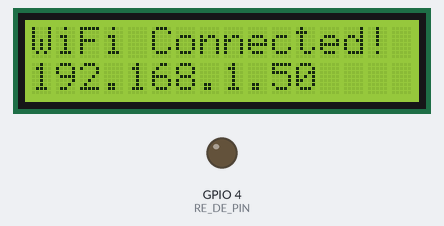
The sketch below on a simulated ESP32. On the bench: 16×2 character LCD, output pins drawn as LEDs (lit = HIGH). WiFi joins after 1.5 s; servers stay silent unless stated; uploads are accepted with an empty reply; what the sketch prints to the serial monitor is not drawn.

Above: at 2.0 s.
At 16.2 s:
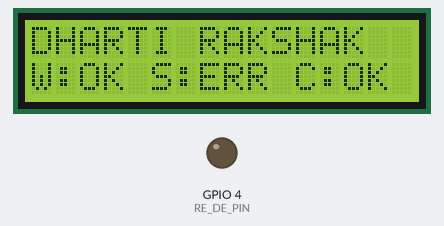
At 22.7 s:
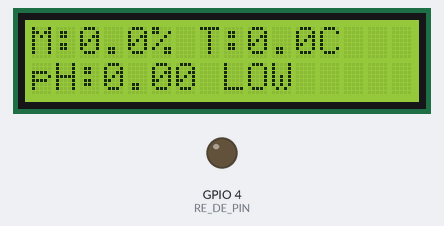
At 29.0 s:
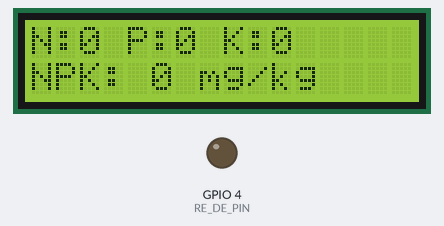

Measured:
- what the display in image 0 shows lasts 14.2 s, from 2.0 s to 16.2 s
- what the display in image 1 shows lasts 6.5 s, from 16.2 s to 22.7 s
- what the display in image 2 shows lasts 6.2 s, from 22.7 s to 28.9 s

The sketch:

dharti_rakshak_firmware.ino
```cpp
/**
 * ============================================================================
 * DHARTI RAKSHAK (धर्ती रक्षक) - Smart Soil Monitoring System
 * "Technology for Protecting the Earth"
 * ============================================================================
 * Team: Royal Challenger Kanpur
 * Members: Namit Kumar, Sanidhya Krishna Yadav, Yugant Dwivedi, Rudransh Uttam
 *
 * Hardware Architecture:
 * - Microcontroller: ESP32 Dev Module
 * - Sensor: Industrial 7-in-1 / 5-in-1 Modbus RS-485 Soil Sensor (Slave ID: 1)
 * - Transceiver: MAX485 Module (RO->GPIO 16, DI->GPIO 17, DE/RE->GPIO 4)
 * - Display: 16x2 I2C Character LCD (Address 0x27)
 * - Cloud Backend: Firebase Realtime Database (REST API over HTTPS)
 * - Dashboard: Cloudflare Pages Web App
 * ============================================================================
 */

#include <Arduino.h>
#include <WiFi.h>
#include <HTTPClient.h>
#include <WiFiClientSecure.h>
#include <Wire.h>
#include <LiquidCrystal_I2C.h>
#include <ModbusMaster.h>
#include <time.h>
#include "config.h"

// ============================================================================
// OBJECT INSTANTIATIONS
// ============================================================================
LiquidCrystal_I2C lcd(LCD_I2C_ADDR, LCD_COLS, LCD_ROWS);
ModbusMaster node;

// ============================================================================
// GLOBAL SENSOR TELEMETRY (Preserved Data Types & Ranges)
// ============================================================================
float    moisture    = 0.0; // Percentage (%)
float    temperature = 0.0; // Celsius (°C)
float    ph          = 0.0; // pH Scale (0 - 14)
uint16_t nitrogen    = 0;   // mg/kg
uint16_t phosphorus  = 0;   // mg/kg
uint16_t potassium   = 0;   // mg/kg

// System & Sensor Health State
bool sensorOnline       = false;
bool lastFirebaseSuccess = false;
uint32_t totalModbusReads = 0;
uint32_t failedModbusReads = 0;

// Non-blocking Timers
unsigned long lastSensorReadTime  = 0;
unsigned long lastLatestSyncTime  = 0;
unsigned long lastHistorySyncTime = 0;
unsigned long lastStatusSyncTime  = 0;
unsigned long lastLcdCycleTime    = 0;
unsigned long lastWifiCheckTime   = 0;

uint8_t lcdPage = 0; // Rotates: 0 = Overview, 1 = Temp/Moisture/pH, 2 = NPK Breakdown

// ============================================================================
// RS-485 FLOW DIRECTION CALLBACKS (PRESERVED)
// ============================================================================
void preTransmission() {
  digitalWrite(RE_DE_PIN, HIGH); // Driver Enable (Transmit)
  delayMicroseconds(100);
}

void postTransmission() {
  delayMicroseconds(100);
  digitalWrite(RE_DE_PIN, LOW);  // Receiver Enable (Listen)
}

// ============================================================================
// CORE LOGIC & CALCULATION FUNCTIONS (STRICTLY PRESERVED)
// ============================================================================
uint32_t getTotalNPK() {
  return (uint32_t)nitrogen + (uint32_t)phosphorus + (uint32_t)potassium;
}

String getFertility() {
  uint32_t totalNPK = getTotalNPK();
  if (totalNPK > 250) return "HIGH";
  if (totalNPK > 120) return "MEDIUM";
  return "LOW";
}

String getSoilType() {
  if (ph < 1.0) return "Connecting...";
  if (ph < 6.0) return "Acidic";
  if (ph > 7.5) return "Alkaline";
  return "Neutral";
}

bool isSuitable(const String& crop) {
  if (crop == "Wheat") return (ph >= 6.0 && ph <= 7.5 && moisture < 35.0);
  if (crop == "Rice")  return (moisture > 40.0 && ph >= 5.5);
  if (crop == "Maize") return (nitrogen > 20 && ph >= 5.8);
  return false;
}

// ============================================================================
// MODBUS SENSOR ACQUISITION ROUTINE (PRESERVED REGISTERS)
// ============================================================================
bool readSoilSensor() {
  totalModbusReads++;
  bool successAny = false;
  uint8_t result;

  // 1. Read Moisture & Temperature (Register 0x0012, 2 words)
  result = node.readHoldingRegisters(0x0012, 2);
  if (result == node.ku8MBSuccess) {
    moisture    = node.getResponseBuffer(0) / 10.0f;
    temperature = ((int16_t)node.getResponseBuffer(1)) / 10.0f;
    successAny = true;
  } else {
    Serial.printf("[MODBUS ERROR] Moisture/Temp read failed. Code: 0x%02X\n", result);
  }
  delay(20);

  // 2. Read Soil pH (Register 0x0006, 1 word)
  result = node.readHoldingRegisters(0x0006, 1);
  if (result == node.ku8MBSuccess) {
    ph = ((float)node.getResponseBuffer(0)) / 100.0f;
    successAny = true;
  } else {
    Serial.printf("[MODBUS ERROR] pH read failed. Code: 0x%02X\n", result);
  }
  delay(20);

  // 3. Read N-P-K (Register 0x001E, 3 words)
  result = node.readHoldingRegisters(0x001E, 3);
  if (result == node.ku8MBSuccess) {
    nitrogen   = node.getResponseBuffer(0);
    phosphorus = node.getResponseBuffer(1);
    potassium  = node.getResponseBuffer(2);
    successAny = true;
  } else {
    Serial.printf("[MODBUS ERROR] NPK read failed. Code: 0x%02X\n", result);
  }

  if (successAny) {
    sensorOnline = true;
  } else {
    failedModbusReads++;
    sensorOnline = false;
  }

  return successAny;
}

// ============================================================================
// FIREBASE REST API HELPER (LIGHTWEIGHT & SECURE OVER HTTPS)
// ============================================================================
bool sendFirebaseRequest(const String& path, const String& httpMethod, const String& jsonPayload) {
  if (WiFi.status() != WL_CONNECTED) {
    return false;
  }

  // Check if Firebase URL has been configured by user
  if (String(FIREBASE_HOST).indexOf("YOUR_FIREBASE_PROJECT_ID") != -1) {
    // Unconfigured template URL, print debug notice once
    static bool warned = false;
    if (!warned) {
      Serial.println("[FIREBASE NOTICE] Set your actual FIREBASE_HOST in config.h to enable cloud sync.");
      warned = true;
    }
    return false;
  }

  WiFiClientSecure client;
  client.setInsecure(); // Skip SSL certificate thumbprint validation for embedded simplicity

  HTTPClient https;
  String fullUrl = String(FIREBASE_HOST) + path + ".json";
  if (strlen(FIREBASE_AUTH) > 0) {
    fullUrl += "?auth=" + String(FIREBASE_AUTH);
  }

  if (!https.begin(client, fullUrl)) {
    Serial.println("[FIREBASE ERROR] Unable to begin HTTPS connection.");
    return false;
  }

  https.addHeader("Content-Type", "application/json");
  int httpResponseCode = -1;

  if (httpMethod == "PUT") {
    httpResponseCode = https.PUT(jsonPayload);
  } else if (httpMethod == "PATCH") {
    httpResponseCode = https.PATCH(jsonPayload);
  } else if (httpMethod == "POST") {
    httpResponseCode = https.POST(jsonPayload);
  }

  bool isSuccess = (httpResponseCode >= 200 && httpResponseCode < 300);
  if (isSuccess) {
    lastFirebaseSuccess = true;
  } else {
    Serial.printf("[FIREBASE ERROR] %s to %s failed with HTTP Code: %d\n", httpMethod.c_str(), path.c_str(), httpResponseCode);
    lastFirebaseSuccess = false;
  }

  https.end();
  return isSuccess;
}

// ============================================================================
// CLOUD SYNC ROUTINES
// ============================================================================
void uploadLatestToFirebase() {
  String json = "{";
  json += "\"moisture\":" + String(moisture, 1) + ",";
  json += "\"temperature\":" + String(temperature, 1) + ",";
  json += "\"ph\":" + String(ph, 2) + ",";
  json += "\"nitrogen\":" + String(nitrogen) + ",";
  json += "\"phosphorus\":" + String(phosphorus) + ",";
  json += "\"potassium\":" + String(potassium) + ",";
  json += "\"totalNPK\":" + String(getTotalNPK()) + ",";
  json += "\"fertility\":\"" + getFertility() + "\",";
  json += "\"soilType\":\"" + getSoilType() + "\",";
  json += "\"cropSuitability\":{";
  json += "\"wheat\":" + String(isSuitable("Wheat") ? "true" : "false") + ",";
  json += "\"rice\":" + String(isSuitable("Rice") ? "true" : "false") + ",";
  json += "\"maize\":" + String(isSuitable("Maize") ? "true" : "false");
  json += "},";
  json += "\"sensorStatus\":\"" + String(sensorOnline ? "OK" : "ERROR") + "\",";
  json += "\"timestamp\":{\".sv\":\"timestamp\"}";
  json += "}";

  String path = "/devices/" + String(DEVICE_ID) + "/latest";
  sendFirebaseRequest(path, "PUT", json);
}

void uploadHistorySnapshot() {
  String json = "{";
  json += "\"timestamp\":{\".sv\":\"timestamp\"},";
  json += "\"moisture\":" + String(moisture, 1) + ",";
  json += "\"temperature\":" + String(temperature, 1) + ",";
  json += "\"ph\":" + String(ph, 2) + ",";
  json += "\"nitrogen\":" + String(nitrogen) + ",";
  json += "\"phosphorus\":" + String(phosphorus) + ",";
  json += "\"potassium\":" + String(potassium) + ",";
  json += "\"totalNPK\":" + String(getTotalNPK());
  json += "}";

  String path = "/devices/" + String(DEVICE_ID) + "/readings";
  sendFirebaseRequest(path, "POST", json);
}

void uploadDeviceStatus() {
  String json = "{";
  json += "\"online\":true,";
  json += "\"lastSeen\":{\".sv\":\"timestamp\"},";
  json += "\"ip\":\"" + WiFi.localIP().toString() + "\",";
  json += "\"rssi\":" + String(WiFi.RSSI()) + ",";
  json += "\"wifiSSID\":\"" + String(WIFI_SSID) + "\",";
  json += "\"sensorStatus\":\"" + String(sensorOnline ? "HEALTHY" : "COMM_ERROR") + "\",";
  json += "\"firmwareVersion\":\"" + String(FIRMWARE_VERSION) + "\"";
  json += "}";

  String path = "/devices/" + String(DEVICE_ID) + "/status";
  sendFirebaseRequest(path, "PUT", json);
}

// ============================================================================
// LOCAL 16x2 LCD ROTATING TELEMETRY DISPLAY
// ============================================================================
void updateLcdDisplay() {
  lcd.clear();

  if (WiFi.status() != WL_CONNECTED) {
    lcd.setCursor(0, 0);
    lcd.print("DHARTI RAKSHAK");
    lcd.setCursor(0, 1);
    lcd.print("WiFi Reconnect..");
    return;
  }

  switch (lcdPage) {
    case 0: // System Overview Page
      lcd.setCursor(0, 0);
      lcd.print("DHARTI RAKSHAK");
      lcd.setCursor(0, 1);
      lcd.print("W:OK S:");
      lcd.print(sensorOnline ? "OK" : "ERR");
      lcd.print(" C:");
      lcd.print(lastFirebaseSuccess ? "OK" : "--");
      break;

    case 1: // Physical Properties Page
      lcd.setCursor(0, 0);
      lcd.print("M:");
      lcd.print(moisture, 1);
      lcd.print("% T:");
      lcd.print(temperature, 1);
      lcd.print("C");

      lcd.setCursor(0, 1);
      lcd.print("pH:");
      lcd.print(ph, 2);
      lcd.print(" ");
      lcd.print(getFertility());
      break;

    case 2: // NPK Nutrient Breakdown Page
      lcd.setCursor(0, 0);
      lcd.print("N:");
      lcd.print(nitrogen);
      lcd.print(" P:");
      lcd.print(phosphorus);
      lcd.print(" K:");
      lcd.print(potassium);

      lcd.setCursor(0, 1);
      lcd.print("NPK: ");
      lcd.print(getTotalNPK());
      lcd.print(" mg/kg");
      break;
  }

  lcdPage = (lcdPage + 1) % 3;
}

// ============================================================================
// SETUP
// ============================================================================
void setup() {
  // 1. Diagnostics Serial
  Serial.begin(115200);
  delay(200);
  Serial.println("\n==================================================");
  Serial.println("   DHARTI RAKSHAK - SMART SOIL MONITOR SYSTEM    ");
  Serial.println("   Technology for Protecting the Earth (v2.1)     ");
  Serial.println("   Team: Royal Challenger Kanpur                 ");
  Serial.println("==================================================");

  // 2. RS-485 Flow Control Pin Init (PRESERVED: GPIO 4)
  pinMode(RE_DE_PIN, OUTPUT);
  digitalWrite(RE_DE_PIN, LOW); // Start in listening/receive mode

  // 3. I2C LCD Init (PRESERVED: 0x27)
  Wire.begin();
  lcd.init();
  lcd.backlight();
  lcd.setCursor(0, 0);
  lcd.print("DHARTI RAKSHAK");
  lcd.setCursor(0, 1);
  lcd.print("Booting System...");

  // 4. Modbus RTU Setup over Serial2 (PRESERVED: RX=16, TX=17, Baud=9600)
  Serial2.begin(MODBUS_BAUD_RATE, SERIAL_8N1, RX_PIN, TX_PIN);
  node.begin(SENSOR_SLAVE_ID, Serial2);
  node.preTransmission(preTransmission);
  node.postTransmission(postTransmission);

  // 5. Connect to Wi-Fi
  Serial.print("Connecting to Wi-Fi: ");
  Serial.println(WIFI_SSID);
  lcd.setCursor(0, 1);
  lcd.print("Connecting WiFi.");

  WiFi.mode(WIFI_STA);
  WiFi.begin(WIFI_SSID, WIFI_PASSWORD);

  unsigned long startAttemptTime = millis();
  while (WiFi.status() != WL_CONNECTED && millis() - startAttemptTime < 12000) {
    delay(400);
    Serial.print(".");
  }

  if (WiFi.status() == WL_CONNECTED) {
    Serial.println("\n[WIFI] Connected Successfully!");
    Serial.print("[WIFI] IP Address: ");
    Serial.println(WiFi.localIP());
    Serial.print("[WIFI] RSSI: ");
    Serial.println(WiFi.RSSI());

    lcd.clear();
    lcd.setCursor(0, 0);
    lcd.print("WiFi Connected!");
    lcd.setCursor(0, 1);
    lcd.print(WiFi.localIP().toString());
  } else {
    Serial.println("\n[WIFI] Connection timeout. Sensor loop will continue offline.");
    lcd.clear();
    lcd.setCursor(0, 0);
    lcd.print("WiFi Offline");
    lcd.setCursor(0, 1);
    lcd.print("Sensor Active");
  }

  delay(1500);

  // 6. Initial Sensor Read & Cloud Sync
  readSoilSensor();
  if (WiFi.status() == WL_CONNECTED) {
    uploadLatestToFirebase();
    uploadDeviceStatus();
  }
}

// ============================================================================
// MAIN NON-BLOCKING LOOP
// ============================================================================
void loop() {
  unsigned long currentMillis = millis();

  // 1. Wi-Fi Auto-Reconnect Manager (Non-blocking check every 10s)
  if (currentMillis - lastWifiCheckTime >= 10000) {
    lastWifiCheckTime = currentMillis;
    if (WiFi.status() != WL_CONNECTED) {
      Serial.println("[WIFI] Disconnected! Reconnecting in background...");
      WiFi.reconnect();
    }
  }

  // 2. Poll Modbus Soil Sensor (every SENSOR_READ_INTERVAL_MS = 2000ms)
  if (currentMillis - lastSensorReadTime >= SENSOR_READ_INTERVAL_MS) {
    lastSensorReadTime = currentMillis;
    readSoilSensor();

    // Print Live Telemetry to Debug Serial
    Serial.printf("[SENSOR] M: %.1f%% | T: %.1f°C | pH: %.2f | N: %u | P: %u | K: %u | Total: %u | Fert: %s | Soil: %s\n",
                  moisture, temperature, ph, nitrogen, phosphorus, potassium,
                  getTotalNPK(), getFertility().c_str(), getSoilType().c_str());
  }

  // 3. Upload Latest Sensor Data to Firebase (every CLOUD_LATEST_SYNC_MS = 5000ms)
  if (currentMillis - lastLatestSyncTime >= CLOUD_LATEST_SYNC_MS) {
    lastLatestSyncTime = currentMillis;
    if (WiFi.status() == WL_CONNECTED) {
      uploadLatestToFirebase();
    }
  }

  // 4. Upload Historical Snapshot Log (every CLOUD_HISTORY_LOG_MS = 15 mins)
  if (currentMillis - lastHistorySyncTime >= CLOUD_HISTORY_LOG_MS) {
    lastHistorySyncTime = currentMillis;
    if (WiFi.status() == WL_CONNECTED && sensorOnline) {
      uploadHistorySnapshot();
      Serial.println("[FIREBASE] Historical snapshot logged.");
    }
  }

  // 5. Update Device Heartbeat & Health Status (every STATUS_HEARTBEAT_MS = 30s)
  if (currentMillis - lastStatusSyncTime >= STATUS_HEARTBEAT_MS) {
    lastStatusSyncTime = currentMillis;
    if (WiFi.status() == WL_CONNECTED) {
      uploadDeviceStatus();
    }
  }

  // 6. Rotate 16x2 LCD Telemetry Display (every LCD_CYCLE_INTERVAL_MS = 3000ms)
  if (currentMillis - lastLcdCycleTime >= LCD_CYCLE_INTERVAL_MS) {
    lastLcdCycleTime = currentMillis;
    updateLcdDisplay();
  }
}
```

Source omitted: config.h (3294 bytes)
